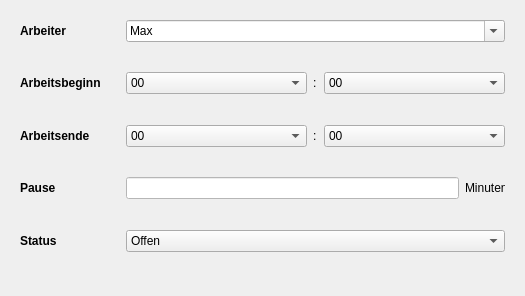
<?xml version="1.0" encoding="UTF-8"?>
<ui version="4.0">
 <class>WizardPage</class>
 <widget class="QWizardPage" name="WizardPage">
  <property name="geometry">
   <rect>
    <x>0</x>
    <y>0</y>
    <width>525</width>
    <height>296</height>
   </rect>
  </property>
  <property name="windowTitle">
   <string>WizardPage</string>
  </property>
  <property name="title">
   <string>Arbeiter</string>
  </property>
  <property name="subTitle">
   <string>Erfassen der AKs</string>
  </property>
  <layout class="QVBoxLayout" name="verticalLayout_2">
   <item>
    <widget class="QFrame" name="frame">
     <property name="frameShape">
      <enum>QFrame::NoFrame</enum>
     </property>
     <property name="frameShadow">
      <enum>QFrame::Raised</enum>
     </property>
     <layout class="QVBoxLayout" name="verticalLayout">
      <item>
       <layout class="QHBoxLayout" name="horizontalLayout">
        <item>
         <widget class="QLabel" name="label_19">
          <property name="minimumSize">
           <size>
            <width>100</width>
            <height>0</height>
           </size>
          </property>
          <property name="maximumSize">
           <size>
            <width>100</width>
            <height>16777215</height>
           </size>
          </property>
          <property name="font">
           <font>
            <weight>75</weight>
            <bold>true</bold>
           </font>
          </property>
          <property name="text">
           <string>Arbeiter</string>
          </property>
         </widget>
        </item>
        <item>
         <widget class="QComboBox" name="input_AK">
          <property name="editable">
           <bool>true</bool>
          </property>
          <property name="frame">
           <bool>true</bool>
          </property>
          <item>
           <property name="text">
            <string>Max</string>
           </property>
          </item>
          <item>
           <property name="text">
            <string>Johannes</string>
           </property>
          </item>
          <item>
           <property name="text">
            <string>David</string>
           </property>
          </item>
         </widget>
        </item>
       </layout>
      </item>
      <item>
       <spacer name="verticalSpacer">
        <property name="orientation">
         <enum>Qt::Vertical</enum>
        </property>
        <property name="sizeHint" stdset="0">
         <size>
          <width>20</width>
          <height>40</height>
         </size>
        </property>
       </spacer>
      </item>
      <item>
       <layout class="QHBoxLayout" name="horizontalLayout_2">
        <item>
         <widget class="QLabel" name="label_12">
          <property name="minimumSize">
           <size>
            <width>100</width>
            <height>0</height>
           </size>
          </property>
          <property name="maximumSize">
           <size>
            <width>100</width>
            <height>16777215</height>
           </size>
          </property>
          <property name="font">
           <font>
            <weight>75</weight>
            <bold>true</bold>
           </font>
          </property>
          <property name="text">
           <string>Arbeitsbeginn</string>
          </property>
         </widget>
        </item>
        <item>
         <widget class="QComboBox" name="input_StartH">
          <item>
           <property name="text">
            <string>00</string>
           </property>
          </item>
          <item>
           <property name="text">
            <string>01</string>
           </property>
          </item>
          <item>
           <property name="text">
            <string>02</string>
           </property>
          </item>
          <item>
           <property name="text">
            <string>03</string>
           </property>
          </item>
          <item>
           <property name="text">
            <string>04</string>
           </property>
          </item>
          <item>
           <property name="text">
            <string>05</string>
           </property>
          </item>
          <item>
           <property name="text">
            <string>06</string>
           </property>
          </item>
          <item>
           <property name="text">
            <string>07</string>
           </property>
          </item>
          <item>
           <property name="text">
            <string>08</string>
           </property>
          </item>
          <item>
           <property name="text">
            <string>09</string>
           </property>
          </item>
          <item>
           <property name="text">
            <string>10</string>
           </property>
          </item>
          <item>
           <property name="text">
            <string>11</string>
           </property>
          </item>
          <item>
           <property name="text">
            <string>12</string>
           </property>
          </item>
          <item>
           <property name="text">
            <string>13</string>
           </property>
          </item>
          <item>
           <property name="text">
            <string>14</string>
           </property>
          </item>
          <item>
           <property name="text">
            <string>15</string>
           </property>
          </item>
          <item>
           <property name="text">
            <string>16</string>
           </property>
          </item>
          <item>
           <property name="text">
            <string>17</string>
           </property>
          </item>
          <item>
           <property name="text">
            <string>18</string>
           </property>
          </item>
          <item>
           <property name="text">
            <string>19</string>
           </property>
          </item>
          <item>
           <property name="text">
            <string>20</string>
           </property>
          </item>
          <item>
           <property name="text">
            <string>21</string>
           </property>
          </item>
          <item>
           <property name="text">
            <string>22</string>
           </property>
          </item>
          <item>
           <property name="text">
            <string>23</string>
           </property>
          </item>
          <item>
           <property name="text">
            <string>24</string>
           </property>
          </item>
         </widget>
        </item>
        <item>
         <widget class="QLabel" name="label_13">
          <property name="maximumSize">
           <size>
            <width>5</width>
            <height>16777215</height>
           </size>
          </property>
          <property name="styleSheet">
           <string notr="true">background-color: qlineargradient(spread:pad, x1:1, y1:1, x2:1, y2:1, stop:0 rgba(32, 66, 19, 0), stop:1 rgba(255, 255, 255, 255));</string>
          </property>
          <property name="text">
           <string>:</string>
          </property>
         </widget>
        </item>
        <item>
         <widget class="QComboBox" name="input_StartM">
          <item>
           <property name="text">
            <string>00</string>
           </property>
          </item>
          <item>
           <property name="text">
            <string>15</string>
           </property>
          </item>
          <item>
           <property name="text">
            <string>30</string>
           </property>
          </item>
          <item>
           <property name="text">
            <string>45</string>
           </property>
          </item>
         </widget>
        </item>
       </layout>
      </item>
      <item>
       <spacer name="verticalSpacer_2">
        <property name="orientation">
         <enum>Qt::Vertical</enum>
        </property>
        <property name="sizeHint" stdset="0">
         <size>
          <width>20</width>
          <height>40</height>
         </size>
        </property>
       </spacer>
      </item>
      <item>
       <layout class="QHBoxLayout" name="horizontalLayout_3">
        <item>
         <widget class="QLabel" name="label_14">
          <property name="minimumSize">
           <size>
            <width>100</width>
            <height>0</height>
           </size>
          </property>
          <property name="maximumSize">
           <size>
            <width>100</width>
            <height>16777215</height>
           </size>
          </property>
          <property name="font">
           <font>
            <weight>75</weight>
            <bold>true</bold>
           </font>
          </property>
          <property name="text">
           <string>Arbeitsende</string>
          </property>
         </widget>
        </item>
        <item>
         <widget class="QComboBox" name="input_EndeH">
          <item>
           <property name="text">
            <string>00</string>
           </property>
          </item>
          <item>
           <property name="text">
            <string>01</string>
           </property>
          </item>
          <item>
           <property name="text">
            <string>02</string>
           </property>
          </item>
          <item>
           <property name="text">
            <string>03</string>
           </property>
          </item>
          <item>
           <property name="text">
            <string>04</string>
           </property>
          </item>
          <item>
           <property name="text">
            <string>05</string>
           </property>
          </item>
          <item>
           <property name="text">
            <string>06</string>
           </property>
          </item>
          <item>
           <property name="text">
            <string>07</string>
           </property>
          </item>
          <item>
           <property name="text">
            <string>08</string>
           </property>
          </item>
          <item>
           <property name="text">
            <string>09</string>
           </property>
          </item>
          <item>
           <property name="text">
            <string>10</string>
           </property>
          </item>
          <item>
           <property name="text">
            <string>11</string>
           </property>
          </item>
          <item>
           <property name="text">
            <string>12</string>
           </property>
          </item>
          <item>
           <property name="text">
            <string>13</string>
           </property>
          </item>
          <item>
           <property name="text">
            <string>14</string>
           </property>
          </item>
          <item>
           <property name="text">
            <string>15</string>
           </property>
          </item>
          <item>
           <property name="text">
            <string>16</string>
           </property>
          </item>
          <item>
           <property name="text">
            <string>17</string>
           </property>
          </item>
          <item>
           <property name="text">
            <string>18</string>
           </property>
          </item>
          <item>
           <property name="text">
            <string>19</string>
           </property>
          </item>
          <item>
           <property name="text">
            <string>20</string>
           </property>
          </item>
          <item>
           <property name="text">
            <string>21</string>
           </property>
          </item>
          <item>
           <property name="text">
            <string>22</string>
           </property>
          </item>
          <item>
           <property name="text">
            <string>23</string>
           </property>
          </item>
          <item>
           <property name="text">
            <string>24</string>
           </property>
          </item>
         </widget>
        </item>
        <item>
         <widget class="QLabel" name="label_15">
          <property name="maximumSize">
           <size>
            <width>5</width>
            <height>16777215</height>
           </size>
          </property>
          <property name="styleSheet">
           <string notr="true">background-color: qlineargradient(spread:pad, x1:1, y1:1, x2:1, y2:1, stop:0 rgba(32, 66, 19, 0), stop:1 rgba(255, 255, 255, 255));</string>
          </property>
          <property name="text">
           <string>:</string>
          </property>
         </widget>
        </item>
        <item>
         <widget class="QComboBox" name="input_EndeM">
          <item>
           <property name="text">
            <string>00</string>
           </property>
          </item>
          <item>
           <property name="text">
            <string>15</string>
           </property>
          </item>
          <item>
           <property name="text">
            <string>30</string>
           </property>
          </item>
          <item>
           <property name="text">
            <string>45</string>
           </property>
          </item>
         </widget>
        </item>
       </layout>
      </item>
      <item>
       <spacer name="verticalSpacer_3">
        <property name="orientation">
         <enum>Qt::Vertical</enum>
        </property>
        <property name="sizeHint" stdset="0">
         <size>
          <width>20</width>
          <height>40</height>
         </size>
        </property>
       </spacer>
      </item>
      <item>
       <layout class="QHBoxLayout" name="horizontalLayout_4">
        <item>
         <widget class="QLabel" name="label_16">
          <property name="minimumSize">
           <size>
            <width>100</width>
            <height>0</height>
           </size>
          </property>
          <property name="maximumSize">
           <size>
            <width>100</width>
            <height>16777215</height>
           </size>
          </property>
          <property name="font">
           <font>
            <weight>75</weight>
            <bold>true</bold>
           </font>
          </property>
          <property name="text">
           <string>Pause</string>
          </property>
         </widget>
        </item>
        <item>
         <widget class="QLineEdit" name="input_Pause">
          <property name="styleSheet">
           <string>background-color: rgb(255, 255, 255);</string>
          </property>
          <property name="text">
           <string/>
          </property>
         </widget>
        </item>
        <item>
         <widget class="QLabel" name="label_17">
          <property name="maximumSize">
           <size>
            <width>40</width>
            <height>20</height>
           </size>
          </property>
          <property name="text">
           <string>Minuten</string>
          </property>
         </widget>
        </item>
       </layout>
      </item>
      <item>
       <spacer name="verticalSpacer_4">
        <property name="orientation">
         <enum>Qt::Vertical</enum>
        </property>
        <property name="sizeHint" stdset="0">
         <size>
          <width>20</width>
          <height>40</height>
         </size>
        </property>
       </spacer>
      </item>
      <item>
       <layout class="QHBoxLayout" name="horizontalLayout_5">
        <item>
         <widget class="QLabel" name="label_20">
          <property name="minimumSize">
           <size>
            <width>100</width>
            <height>0</height>
           </size>
          </property>
          <property name="maximumSize">
           <size>
            <width>100</width>
            <height>16777215</height>
           </size>
          </property>
          <property name="font">
           <font>
            <weight>75</weight>
            <bold>true</bold>
           </font>
          </property>
          <property name="text">
           <string>Status</string>
          </property>
         </widget>
        </item>
        <item>
         <widget class="QComboBox" name="input_Status">
          <item>
           <property name="text">
            <string>Offen</string>
           </property>
          </item>
          <item>
           <property name="text">
            <string>Ausgezahlt</string>
           </property>
          </item>
         </widget>
        </item>
       </layout>
      </item>
      <item>
       <spacer name="verticalSpacer_5">
        <property name="orientation">
         <enum>Qt::Vertical</enum>
        </property>
        <property name="sizeHint" stdset="0">
         <size>
          <width>20</width>
          <height>40</height>
         </size>
        </property>
       </spacer>
      </item>
     </layout>
    </widget>
   </item>
  </layout>
 </widget>
 <resources/>
 <connections/>
</ui>
